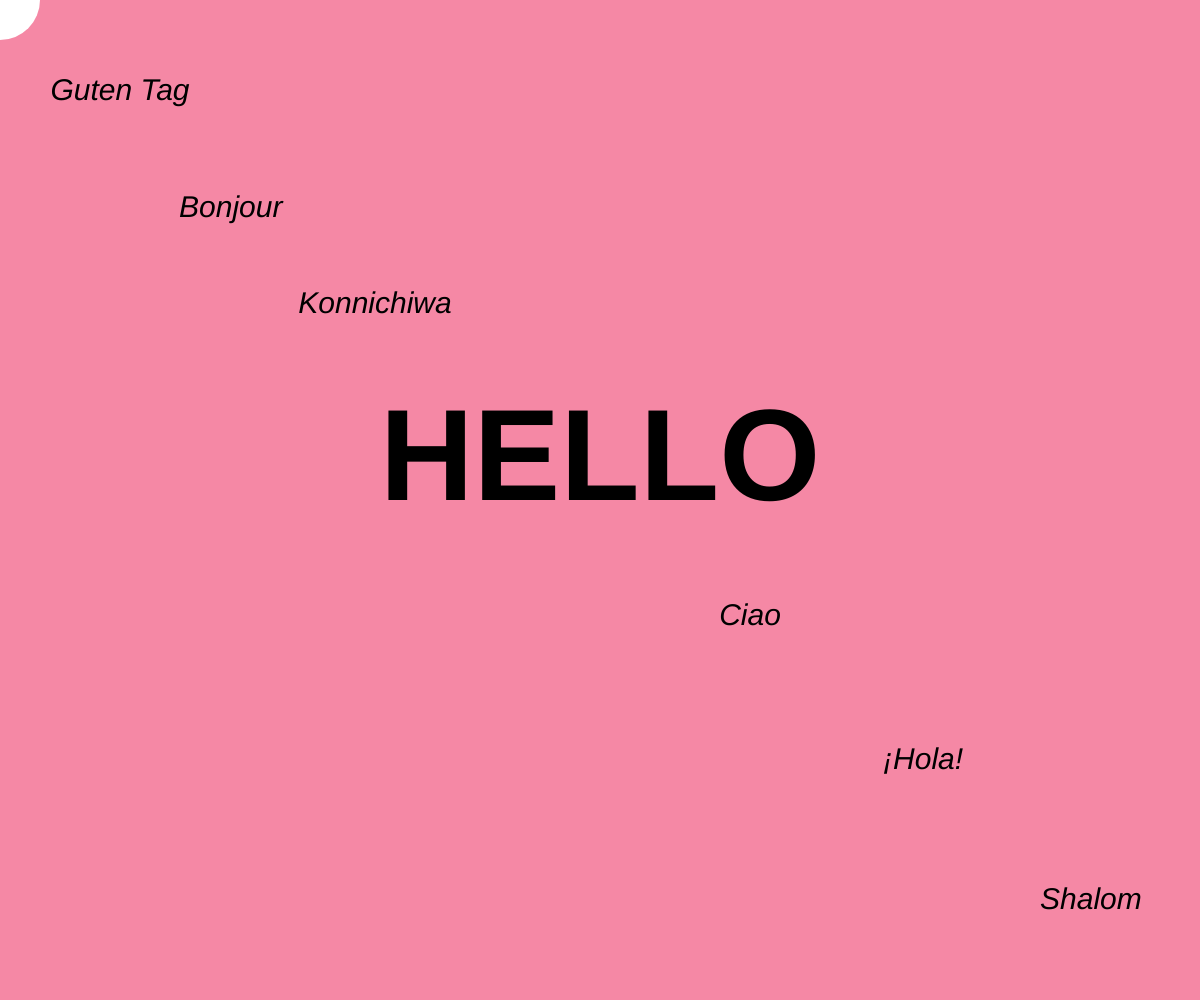
Frame 1 (no input)
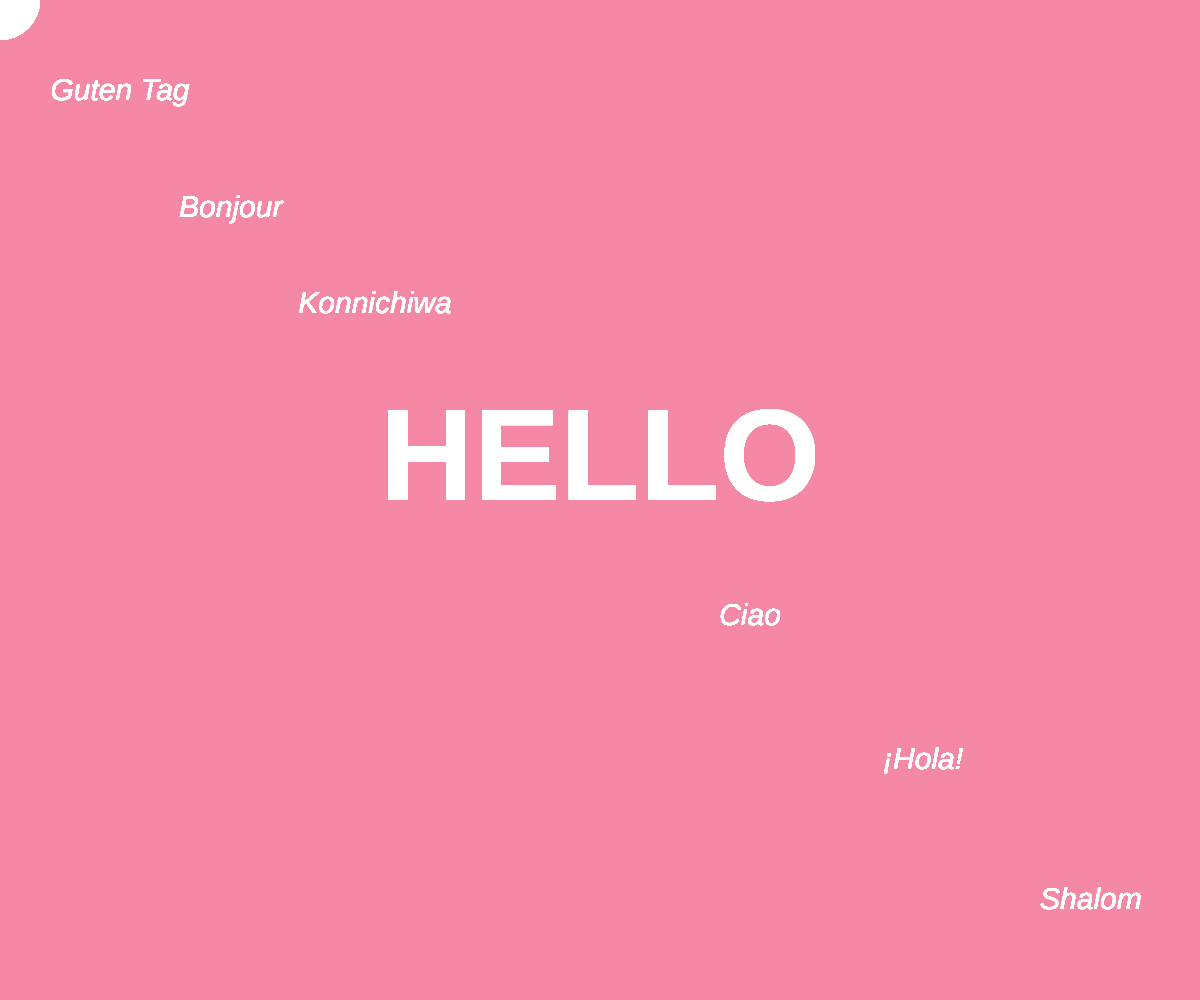
Frame 60 (no input)
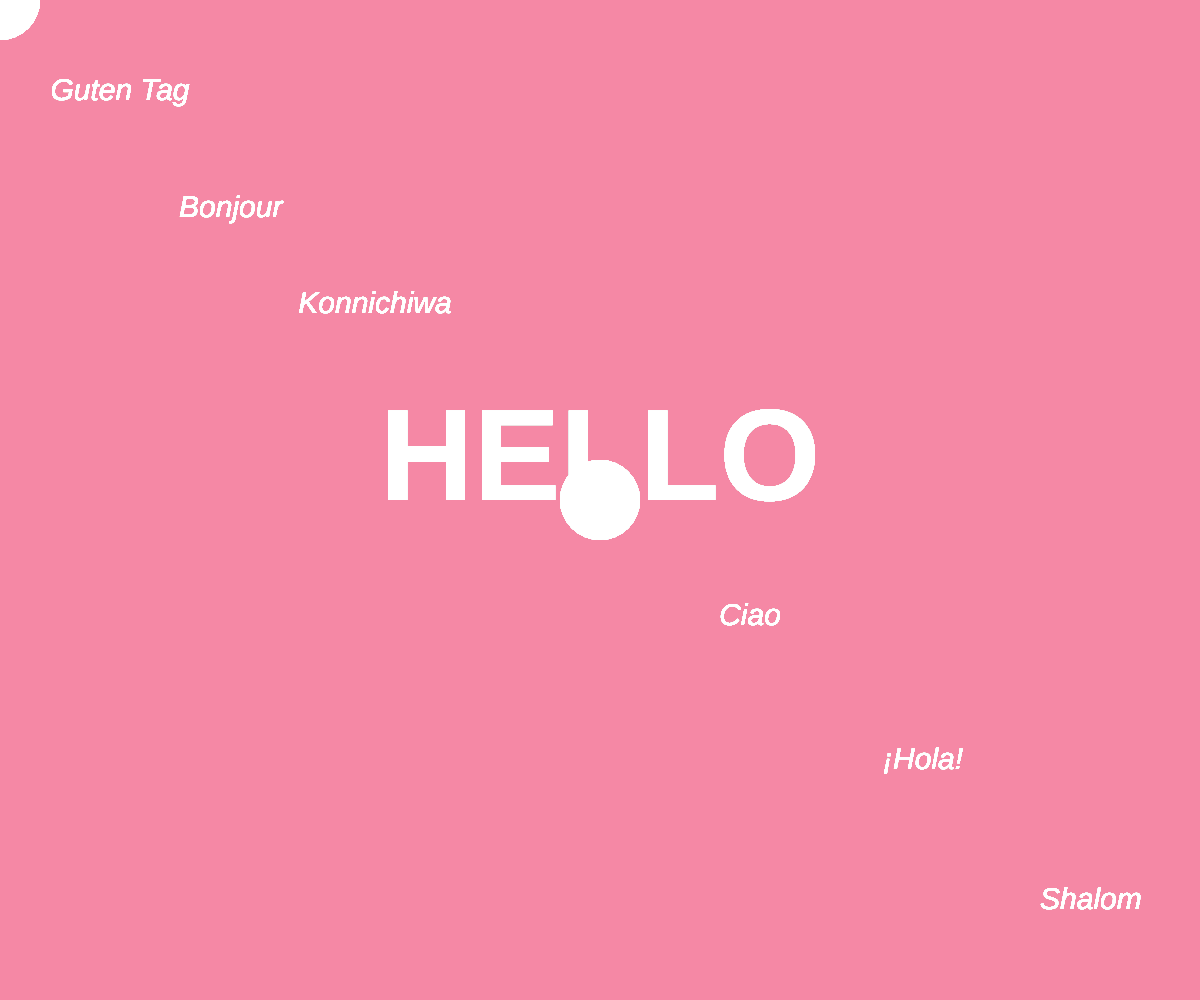
Frame 120 (the mouse pressed at the canvas centre since frame 60)

The p5.js sketch that drew these frames (run headless with seeded random() and noise() and a simulated clock; from frame 60 on, the mouse is pressed at the canvas centre):

// p5.js sketch
// ── sketch.js
function setup() {
  createCanvas(windowWidth, windowHeight);
  background('#f588a5');
  textSize(70);
  noStroke();
  
}

function draw() {
 // erase();
  //background('#b7df9c');
 // noErase();
  textAlign(CENTER);
 // fill('#f588a5');
  textSize(130)
  textStyle (BOLD)
  text('HELLO',windowWidth/2, windowHeight/2);
  textSize(30)
  textStyle(ITALIC)
  text('Bonjour', windowWidth/5.2, windowHeight/4.6);
  text('¡Hola!', windowWidth/1.3, windowHeight/1.3);
  text('Konnichiwa', windowWidth/3.2, windowHeight/3.2);
  text('Ciao', windowWidth/1.6, windowHeight/1.6);
  text('Guten Tag', windowWidth/10, windowHeight/10);
  text('Shalom', windowWidth/1.1, windowHeight/1.1)
  fill(255);
  ellipse(mouseX, mouseY, 80, 80)
  
  
}

function windowResized() {
  resizeCanvas(windowWidth, windowHeight);
}
